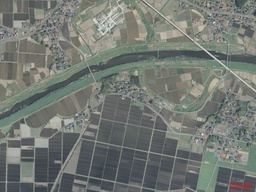
#> input picture assets/hatinohe/20110907-10-HF713-a2.jpg, 256 x 192 px, shrunk from 2500 x 1875 before the run, found by its file name
$ python run_genetic_optimization.py
#> lines starting #> are read from the running program, lines starting #| are printed output that depends on the picture; after the words box and inside, x2 and y2 are one past the last pixel; in counts of white or black regions, pixels touching at a corner belong together
### sample/genetic_road_detector.py
#!/usr/bin/env python3
"""
遺伝的アルゴリズムによる道路検出最適化システム
RGB色空間パラメータを進化させて道路検出精度を向上
"""

import numpy as np
import cv2
import random
import json
import os
from typing import List, Tuple, Dict
from dataclasses import dataclass
from PIL import Image
import matplotlib.pyplot as plt
from concurrent.futures import ThreadPoolExecutor
import logging

# ログ設定
logging.basicConfig(level=logging.INFO)
logger = logging.getLogger(__name__)

@dataclass
class RoadColorGene:
    """道路色検出のための遺伝子"""
    # RGB範囲パラメータ
    r_min: int = 0
    r_max: int = 255
    g_min: int = 0
    g_max: int = 255
    b_min: int = 0
    b_max: int = 255

    # HSV範囲パラメータ（補助的）
    h_min: int = 0
    h_max: int = 180
    s_min: int = 0
    s_max: int = 255
    v_min: int = 0
    v_max: int = 255

    # 形態学的処理パラメータ
    erosion_kernel: int = 3
    dilation_kernel: int = 5

    # フィルタリングパラメータ
    min_area: int = 100
    aspect_ratio_threshold: float = 0.3

    def to_dict(self) -> Dict:
        """辞書形式に変換"""
        return {
            'rgb': {
                'r_range': [self.r_min, self.r_max],
                'g_range': [self.g_min, self.g_max],
                'b_range': [self.b_min, self.b_max]
            },
            'hsv': {
                'h_range': [self.h_min, self.h_max],
                's_range': [self.s_min, self.s_max],
                'v_range': [self.v_min, self.v_max]
            },
            'morphology': {
                'erosion_kernel': self.erosion_kernel,
                'dilation_kernel': self.dilation_kernel
            },
            'filtering': {
                'min_area': self.min_area,
                'aspect_ratio_threshold': self.aspect_ratio_threshold
            }
        }

class GeneticRoadDetector:
    def __init__(self, population_size: int = 50, generations: int = 30):
        self.population_size = population_size
        self.generations = generations
        self.population = []
        self.fitness_scores = []
        self.best_gene = None
        self.best_fitness = 0.0

        # 道路の典型的なRGB値を基準として設定
        self.road_rgb_targets = [
            (120, 120, 120),  # アスファルト（灰色）
            (80, 80, 80),     # 濃いアスファルト
            (160, 160, 160),  # 明るいアスファルト
            (100, 90, 80),    # 土の道路
            (140, 130, 120),  # コンクリート道路
        ]

    def create_initial_population(self):
        """初期個体群を生成"""
        logger.info("初期個体群を生成中...")
        self.population = []

        for _ in range(self.population_size):
            # 道路の典型色を中心とした範囲で初期化
            base_rgb = random.choice(self.road_rgb_targets)

            gene = RoadColorGene(
                # RGB範囲（基準色の±50の範囲）
                r_min=max(0, base_rgb[0] - random.randint(30, 70)),
                r_max=min(255, base_rgb[0] + random.randint(30, 70)),
                g_min=max(0, base_rgb[1] - random.randint(30, 70)),
                g_max=min(255, base_rgb[1] + random.randint(30, 70)),
                b_min=max(0, base_rgb[2] - random.randint(30, 70)),
                b_max=min(255, base_rgb[2] + random.randint(30, 70)),

                # HSV範囲
                h_min=random.randint(0, 30),
                h_max=random.randint(150, 180),
                s_min=random.randint(0, 50),
                s_max=random.randint(200, 255),
                v_min=random.randint(30, 100),
                v_max=random.randint(180, 255),

                # 形態学的処理
                erosion_kernel=random.randint(2, 5),
                dilation_kernel=random.randint(3, 8),

                # フィルタリング
                min_area=random.randint(50, 300),
                aspect_ratio_threshold=random.uniform(0.1, 0.8)
            )
            self.population.append(gene)

    def detect_roads_with_gene(self, image_path: str, gene: RoadColorGene) -> Tuple[np.ndarray, float]:
        """遺伝子に基づいて道路を検出"""
        try:
            # 画像読み込み
            image = cv2.imread(image_path)
#> image is the input picture: shape (192, 256, 3); mean B, G, R 114.8, 120.4, 115.5
            if image is None:
                return np.zeros((100, 100)), 0.0

            image_rgb = cv2.cvtColor(image, cv2.COLOR_BGR2RGB)
            image_hsv = cv2.cvtColor(image, cv2.COLOR_BGR2HSV)
#> image_hsv: shape (192, 256, 3); mean H, S, V 62.2, 23.2, 122.2

            # RGB色空間でのマスク生成
            rgb_mask = cv2.inRange(image_rgb,
                                 (gene.r_min, gene.g_min, gene.b_min),
                                 (gene.r_max, gene.g_max, gene.b_max))
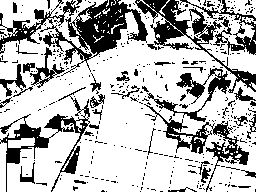
#> rgb_mask: shape (192, 256); 72% white; 380 black regions (341 under 20 px), largest, box (x1, y1, x2, y2) and area: (0, 0, 148, 76) 3507, (135, 0, 256, 93) 2093, (0, 87, 90, 192) 1751

            # HSV色空間でのマスク生成
            hsv_mask = cv2.inRange(image_hsv,
                                 (gene.h_min, gene.s_min, gene.v_min),
                                 (gene.h_max, gene.s_max, gene.v_max))
#> hsv_mask: shape (192, 256); 49.2% white; 291 white regions (249 under 20 px), largest, box (x1, y1, x2, y2) and area: (0, 0, 256, 138) 12530, (60, 124, 148, 192) 3072, (170, 125, 256, 192) 2512

            # マスクを組み合わせ
            combined_mask = cv2.bitwise_and(rgb_mask, hsv_mask)
#> combined_mask: shape (192, 256); 41.5% white; 371 white regions (323 under 20 px), largest, box (x1, y1, x2, y2) and area: (0, 0, 226, 138) 7716, (60, 124, 148, 192) 3064, (170, 125, 256, 192) 2188

            # 形態学的処理
            erosion_kernel = np.ones((gene.erosion_kernel, gene.erosion_kernel), np.uint8)
            dilation_kernel = np.ones((gene.dilation_kernel, gene.dilation_kernel), np.uint8)

            processed_mask = cv2.erode(combined_mask, erosion_kernel, iterations=1)
#> processed_mask: shape (192, 256); 19.8% white; 167 white regions (126 under 20 px), largest, box (x1, y1, x2, y2) and area: (88, 40, 190, 95) 1790, (0, 63, 93, 126) 1403, (76, 142, 121, 176) 795
            processed_mask = cv2.dilate(processed_mask, dilation_kernel, iterations=1)
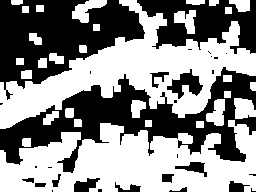
#> processed_mask: shape (192, 256); 54.5% white; 30 black regions (16 under 20 px)

            # 連結成分解析
            contours, _ = cv2.findContours(processed_mask, cv2.RETR_EXTERNAL, cv2.CHAIN_APPROX_SIMPLE)
#> contours = 30 contours; largest, box (x1, y1, x2, y2) and area: (0, 120, 256, 192) 11768, (0, 0, 256, 129) 11630, (72, 0, 107, 23) 350, (234, 98, 256, 119) 334, (206, 99, 225, 126) 298

            # フィルタリング
            filtered_mask = np.zeros_like(processed_mask)
            road_area = 0

            for contour in contours:
                area = cv2.contourArea(contour)
                if area > gene.min_area:
                    # アスペクト比チェック
                    x, y, w, h = cv2.boundingRect(contour)
                    aspect_ratio = min(w, h) / max(w, h)

                    if aspect_ratio > gene.aspect_ratio_threshold:
                        cv2.fillPoly(filtered_mask, [contour], 255)
                        road_area += area
#> this loop made 30 passes
#> (area, x, y, w, h, aspect_ratio, road_area) on passes 6, 8, 9, 10, 17, 19, 21, 25: (111, 43, 111, 16, 14, 0.875, 111), (170, 131, 100, 15, 18, 0.833, 281), (297.5, 206, 99, 19, 27, 0.704, 578.5), (333.5, 234, 98, 22, 21, 0.955, 912), (101.5, 49, 53, 15, 11, 0.733, 1013.5), (92, 29, 33, 13, 12, 0.923, 1105.5), (278.5, 174, 10, 22, 24, 0.917, 1384), (156.5, 229, 0, 21, 12, 0.571, 1540.5)
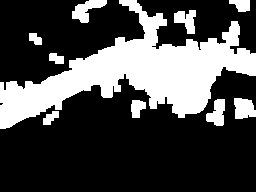
#> filtered_mask: shape (192, 256); 29.2% white; 10 white regions, largest, box (x1, y1, x2, y2) and area: (0, 0, 256, 129) 12164, (72, 0, 107, 23) 401, (234, 98, 256, 119) 373
#> after the loop, road_area = 13520.5

            return filtered_mask, road_area

        except Exception as e:
            logger.error(f"道路検出エラー: {str(e)}")
            return np.zeros((100, 100)), 0.0

    def calculate_fitness(self, gene: RoadColorGene, test_images: List[str]) -> float:
        """適応度を計算"""
        total_fitness = 0.0

        for image_path in test_images:
            mask, road_area = self.detect_roads_with_gene(image_path, gene)
#> road_area = 13520.5

            # 画像サイズに対する道路面積の割合
            image = cv2.imread(image_path)
            if image is not None:
                total_pixels = image.shape[0] * image.shape[1]
                road_ratio = road_area / total_pixels
#> road_ratio = 0.275

                # 適応度計算（道路面積とマスクの連続性を考慮）
                connectivity_score = self.calculate_connectivity_score(mask)
                color_diversity_score = self.calculate_color_diversity_score(gene)

                fitness = (road_ratio * 0.4 +
                          connectivity_score * 0.4 +
                          color_diversity_score * 0.2)

                total_fitness += fitness

        return total_fitness / len(test_images) if test_images else 0.0

    def calculate_connectivity_score(self, mask: np.ndarray) -> float:
        """マスクの連続性スコアを計算"""
        if mask.sum() == 0:
            return 0.0

        # 連結成分の数と最大連結成分のサイズを評価
        num_labels, labels, stats, _ = cv2.connectedComponentsWithStats(mask)
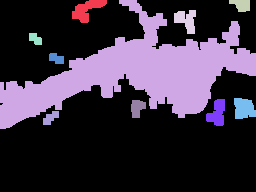
#> labels: shape (192, 256) int32; 11 distinct labels, from 0 to 10; one colour per label, 0 black
#> num_labels = 11; stats = [[0, 0, 256, 192, 34784], [72, 0, 35, 23, 401], [0, 0, 256, 129, 12164], [229, 0, 21, 12, 186], [174, 10, 22, 24, 328], [29, 33, 13, 12, 114], [49, 53, 15, 11, 125], [206, 99, 19, 27, 340], [234, 98, 22, 21, 373], [131, 100, 15, 18, 199], [43, 111, 16, 14, 138]]

        if num_labels <= 1:
            return 0.0

        # 最大連結成分のサイズ
        max_area = np.max(stats[1:, cv2.CC_STAT_AREA])
#> max_area = 12164
        total_area = mask.sum() / 255
#> total_area = 14368

        # 連続性スコア（大きな連結成分が多いほど高スコア）
        connectivity = (max_area / total_area) if total_area > 0 else 0.0
#> connectivity = 0.847
        return min(connectivity, 1.0)

    def calculate_color_diversity_score(self, gene: RoadColorGene) -> float:
        """色の多様性スコアを計算"""
        # RGB範囲の広さを評価（適度な範囲が望ましい）
        r_range = gene.r_max - gene.r_min
        g_range = gene.g_max - gene.g_min
        b_range = gene.b_max - gene.b_min

        avg_range = (r_range + g_range + b_range) / 3

        # 適度な範囲（50-100）が最適
        if 50 <= avg_range <= 100:
            return 1.0
        elif avg_range < 50:
            return avg_range / 50
        else:
            return max(0.0, 1.0 - (avg_range - 100) / 100)

    def crossover(self, parent1: RoadColorGene, parent2: RoadColorGene) -> RoadColorGene:
        """交叉操作"""
        child = RoadColorGene()

        # RGB パラメータの交叉
        child.r_min = random.choice([parent1.r_min, parent2.r_min])
        child.r_max = random.choice([parent1.r_max, parent2.r_max])
        child.g_min = random.choice([parent1.g_min, parent2.g_min])
        child.g_max = random.choice([parent1.g_max, parent2.g_max])
        child.b_min = random.choice([parent1.b_min, parent2.b_min])
        child.b_max = random.choice([parent1.b_max, parent2.b_max])

        # HSV パラメータの交叉
        child.h_min = random.choice([parent1.h_min, parent2.h_min])
        child.h_max = random.choice([parent1.h_max, parent2.h_max])
        child.s_min = random.choice([parent1.s_min, parent2.s_min])
        child.s_max = random.choice([parent1.s_max, parent2.s_max])
        child.v_min = random.choice([parent1.v_min, parent2.v_min])
        child.v_max = random.choice([parent1.v_max, parent2.v_max])

        # その他パラメータの交叉
        child.erosion_kernel = random.choice([parent1.erosion_kernel, parent2.erosion_kernel])
        child.dilation_kernel = random.choice([parent1.dilation_kernel, parent2.dilation_kernel])
        child.min_area = random.choice([parent1.min_area, parent2.min_area])
        child.aspect_ratio_threshold = random.choice([parent1.aspect_ratio_threshold, parent2.aspect_ratio_threshold])

        return child

    def mutate(self, gene: RoadColorGene, mutation_rate: float = 0.1) -> RoadColorGene:
        """突然変異操作"""
        mutated = RoadColorGene(**gene.__dict__)

        if random.random() < mutation_rate:
            # RGB 突然変異
            if random.random() < 0.3:
                mutated.r_min = max(0, mutated.r_min + random.randint(-20, 20))
                mutated.r_max = min(255, mutated.r_max + random.randint(-20, 20))
            if random.random() < 0.3:
                mutated.g_min = max(0, mutated.g_min + random.randint(-20, 20))
                mutated.g_max = min(255, mutated.g_max + random.randint(-20, 20))
            if random.random() < 0.3:
                mutated.b_min = max(0, mutated.b_min + random.randint(-20, 20))
                mutated.b_max = min(255, mutated.b_max + random.randint(-20, 20))

            # 範囲の整合性チェック
            mutated.r_min = min(mutated.r_min, mutated.r_max)
            mutated.g_min = min(mutated.g_min, mutated.g_max)
            mutated.b_min = min(mutated.b_min, mutated.b_max)

        return mutated

    def evolve(self, test_images: List[str]):
        """遺伝的アルゴリズムを実行"""
        logger.info(f"遺伝的アルゴリズム開始: {self.generations}世代, {self.population_size}個体")

        self.create_initial_population()

        for generation in range(self.generations):
            logger.info(f"第{generation+1}世代を処理中...")

            # 適応度計算
            self.fitness_scores = []
            for i, gene in enumerate(self.population):
                fitness = self.calculate_fitness(gene, test_images)
#> in calculate_fitness, `fitness = (road_ratio * 0.4 + connectivity_score * 0.4 + color_diversi..`: fitness = 0.641
                self.fitness_scores.append(fitness)

                # 最良個体を記録
                if fitness > self.best_fitness:
                    self.best_fitness = fitness
                    self.best_gene = gene

            logger.info(f"第{generation+1}世代 最高適応度: {max(self.fitness_scores):.4f}")

            # 次世代の生成
            if generation < self.generations - 1:
                self.create_next_generation()
#> pass 2 of the loop in evolve, `for generation in range(self.generations):`:
#> in calculate_fitness (call 21), `mask, road_area = self.detect_roads_with_gene(image_path, gene)`:
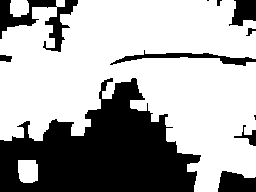
#> mask: shape (192, 256); 66% white; 11 black regions (2 under 20 px), largest, box (x1, y1, x2, y2) and area: (0, 78, 201, 192) 13217, (0, 0, 78, 52) 1388, (110, 50, 256, 66) 671
#> in calculate_fitness (call 21), `mask, road_area = self.detect_roads_with_gene(image_path, gene)`: road_area = 31456.5
#> road_ratio = 0.64
#> connectivity_score = 0.978
#> fitness = 0.847
#> pass 3 of the loop in evolve, `for generation in range(self.generations):`:
#> the loop made 15 passes; the first 3 are shown

        logger.info(f"進化完了! 最終適応度: {self.best_fitness:.4f}")
        return self.best_gene

    def create_next_generation(self):
        """次世代を生成"""
        # エリート選択（上位20%を保持）
        elite_count = max(1, self.population_size // 5)
        elite_indices = np.argsort(self.fitness_scores)[-elite_count:]

        new_population = [self.population[i] for i in elite_indices]

        # 残りを交叉と突然変異で生成
        while len(new_population) < self.population_size:
            # トーナメント選択
            parent1 = self.tournament_selection()
            parent2 = self.tournament_selection()

            # 交叉
            child = self.crossover(parent1, parent2)

            # 突然変異
            child = self.mutate(child)

            new_population.append(child)

        self.population = new_population

    def tournament_selection(self, tournament_size: int = 3) -> RoadColorGene:
        """トーナメント選択"""
        tournament_indices = random.sample(range(len(self.population)), tournament_size)
        tournament_fitness = [self.fitness_scores[i] for i in tournament_indices]
        winner_index = tournament_indices[np.argmax(tournament_fitness)]
        return self.population[winner_index]

    def save_best_gene(self, filepath: str):
        """最良遺伝子を保存"""
        if self.best_gene:
            with open(filepath, 'w', encoding='utf-8') as f:
                json.dump({
                    'best_gene': self.best_gene.to_dict(),
                    'fitness': self.best_fitness,
                    'generation': self.generations
                }, f, ensure_ascii=False, indent=2)
            logger.info(f"最良遺伝子を保存: {filepath}")

    # [34 lines left out: function load_best_gene, not called in this run]

    def visualize_detection_result(self, image_path: str, gene: RoadColorGene, output_path: str):
        """検出結果を可視化"""
#> called with output_path = 'hachinohe_genetic_result_1.png'
        image = cv2.imread(image_path)
        image_rgb = cv2.cvtColor(image, cv2.COLOR_BGR2RGB)

        mask, road_area = self.detect_roads_with_gene(image_path, gene)
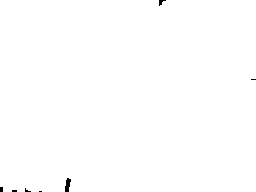
#> mask: shape (192, 256); 99.8% white; 7 black regions (5 under 20 px), largest, box (x1, y1, x2, y2) and area: (65, 178, 71, 192) 57, (159, 0, 166, 6) 21
#> road_area = 48560.5

        # マスクを重ねた画像を作成
        mask_colored = cv2.applyColorMap(mask, cv2.COLORMAP_JET)
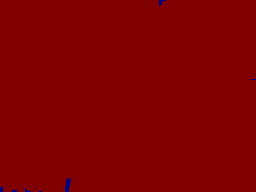
#> mask_colored: shape (192, 256, 3); mean B, G, R 0.3, 0, 127.7
        result = cv2.addWeighted(image_rgb, 0.7, mask_colored, 0.3, 0)
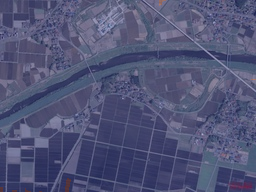
#> result: shape (192, 256, 3); mean R, G, B 80.9, 84.3, 118.7

        # 結果を保存
        plt.figure(figsize=(15, 5))

        plt.subplot(1, 3, 1)
        plt.imshow(image_rgb)
        plt.title('Original Image')
        plt.axis('off')

        plt.subplot(1, 3, 2)
        plt.imshow(mask, cmap='gray')
        plt.title(f'Road Detection Mask\nArea: {road_area:.0f} pixels')
        plt.axis('off')

        plt.subplot(1, 3, 3)
        plt.imshow(result)
        plt.title('Overlay Result')
        plt.axis('off')

        plt.tight_layout()
        plt.savefig(output_path, dpi=300, bbox_inches='tight')
        plt.close()

        logger.info(f"検出結果を保存: {output_path}")

# [36 lines left out: function main, not called in this run]

# [2 lines that do not run on import are left out]

### sample/run_genetic_optimization.py
#!/usr/bin/env python3
"""
八戸航空写真を使った遺伝的アルゴリズムによる道路検出最適化
RGB色空間の最適パラメータを進化的計算で発見
"""

import os
import sys
from genetic_road_detector import GeneticRoadDetector, RoadColorGene
import logging

# ログ設定
logging.basicConfig(level=logging.INFO, format='%(asctime)s - %(levelname)s - %(message)s')
logger = logging.getLogger(__name__)

def main():
    # 八戸航空写真のパス
    hachinohe_images = [
        "/root/9_4_research/Grounded-Segment-Anything/assets/hatinohe/20110907-10-HF713-a2.jpg",
        "/root/9_4_research/Grounded-Segment-Anything/assets/hatinohe/20110907-10-HF714-a2.jpg",
        "/root/9_4_research/Grounded-Segment-Anything/assets/hatinohe/20110907-10-HF723-a2.jpg",
        "/root/9_4_research/Grounded-Segment-Anything/assets/hatinohe/20110907-10-HF724-a2.jpg",
        "/root/9_4_research/Grounded-Segment-Anything/assets/hatinohe/20110907-10-IF011-a2.jpg"
    ]

    # 実際に存在する画像のみを選択
    existing_images = []
    for img_path in hachinohe_images:
        if os.path.exists(img_path):
            existing_images.append(img_path)
            logger.info(f"使用する画像: {img_path}")
        else:
            logger.warning(f"画像が見つかりません: {img_path}")

    if not existing_images:
        logger.error("使用できる画像が見つかりません")
        return False

    logger.info(f"合計 {len(existing_images)} 枚の八戸航空写真で道路検出を最適化します")

    try:
        # 遺伝的アルゴリズムによる最適化実行
        detector = GeneticRoadDetector(population_size=20, generations=15)

        logger.info("遺伝的アルゴリズムによる道路検出パラメータ最適化を開始...")
        best_gene = detector.evolve(existing_images)

        if best_gene:
            # 結果保存
            detector.save_best_gene("hachinohe_best_road_gene.json")

            # 各画像で検出結果を可視化
            logger.info("最適化されたパラメータでの検出結果を生成中...")
            for i, image_path in enumerate(existing_images):
                output_path = f"hachinohe_genetic_result_{i+1}.png"
                detector.visualize_detection_result(image_path, best_gene, output_path)
                logger.info(f"検出結果を保存: {output_path}")
#> pass 2 of the loop in main, `for i, image_path in enumerate(existing_images):`:
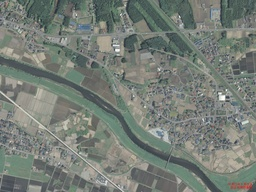
#> input picture assets/hatinohe/20110907-10-HF714-a2.jpg, 256 x 192 px, shrunk from 2500 x 1875 before the run, found by its file name
#> in visualize_detection_result, image is the input picture: shape (192, 256, 3); mean B, G, R 118.4, 125.7, 118.5
#> in visualize_detection_result (call 2), `mask, road_area = self.detect_roads_with_gene(image_path, gene)`: road_area = 48686
#> in visualize_detection_result (call 2), `result = cv2.addWeighted(image_rgb, 0.7, mask_colored, 0.3, 0)`:
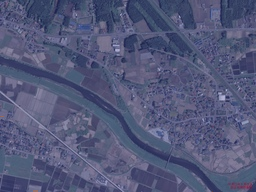
#> result: shape (192, 256, 3); mean R, G, B 83, 88, 121.3
#> pass 3 of the loop in main, `for i, image_path in enumerate(existing_images):`:
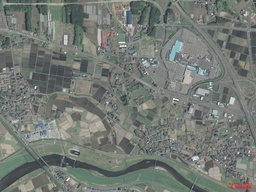
#> input picture assets/hatinohe/20110907-10-HF723-a2.jpg, 256 x 192 px, shrunk from 2500 x 1875 before the run, found by its file name
#> in visualize_detection_result, image is the input picture: shape (192, 256, 3); mean B, G, R 116.4, 121.9, 116.2
#> in visualize_detection_result (call 3), `mask, road_area = self.detect_roads_with_gene(image_path, gene)`:
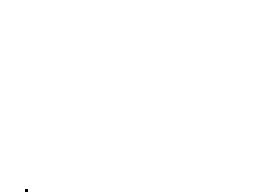
#> mask: shape (192, 256); 100% white; 1 black region (1 under 20 px)
#> in visualize_detection_result (call 3), `mask, road_area = self.detect_roads_with_gene(image_path, gene)`: road_area = 48694
#> in visualize_detection_result (call 3), `plt.savefig(output_path, dpi=300, bbox_inches='tight')`:
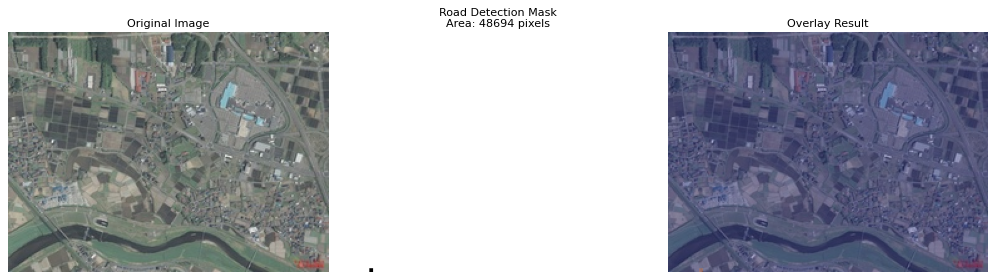
#> figure drawn by matplotlib, 3 panels
#> the loop made 5 passes; the first 3 are shown

            # 最良遺伝子の詳細を表示
            print("\n" + "="*60)
            print("遺伝的アルゴリズム最適化結果")
            print("="*60)
            print(f"最終適応度スコア: {detector.best_fitness:.4f}")
            print("\n【最適RGB色範囲】")
            print(f"  赤 (R): {best_gene.r_min} - {best_gene.r_max}")
            print(f"  緑 (G): {best_gene.g_min} - {best_gene.g_max}")
            print(f"  青 (B): {best_gene.b_min} - {best_gene.b_max}")

            print("\n【最適HSV色範囲】")
            print(f"  色相 (H): {best_gene.h_min} - {best_gene.h_max}")
            print(f"  彩度 (S): {best_gene.s_min} - {best_gene.s_max}")
            print(f"  明度 (V): {best_gene.v_min} - {best_gene.v_max}")

            print("\n【形態学的処理パラメータ】")
            print(f"  侵食カーネルサイズ: {best_gene.erosion_kernel}")
            print(f"  膨張カーネルサイズ: {best_gene.dilation_kernel}")

            print("\n【フィルタリングパラメータ】")
            print(f"  最小面積: {best_gene.min_area}")
            print(f"  アスペクト比閾値: {best_gene.aspect_ratio_threshold:.3f}")

            print("\n【保存ファイル】")
            print(f"  最良遺伝子: hachinohe_best_road_gene.json")
            print(f"  可視化結果: hachinohe_genetic_result_*.png")
            print("="*60)

            return True
        else:
            logger.error("最適化に失敗しました")
            return False

    except Exception as e:
        logger.error(f"最適化中にエラーが発生: {str(e)}")
        return False

if __name__ == "__main__":
    success = main()
#> success = True
    if success:
        print("\n✅ 遺伝的アルゴリズムによる道路検出最適化が完了しました！")
    else:
        print("\n❌ 最適化に失敗しました")
        sys.exit(1)
